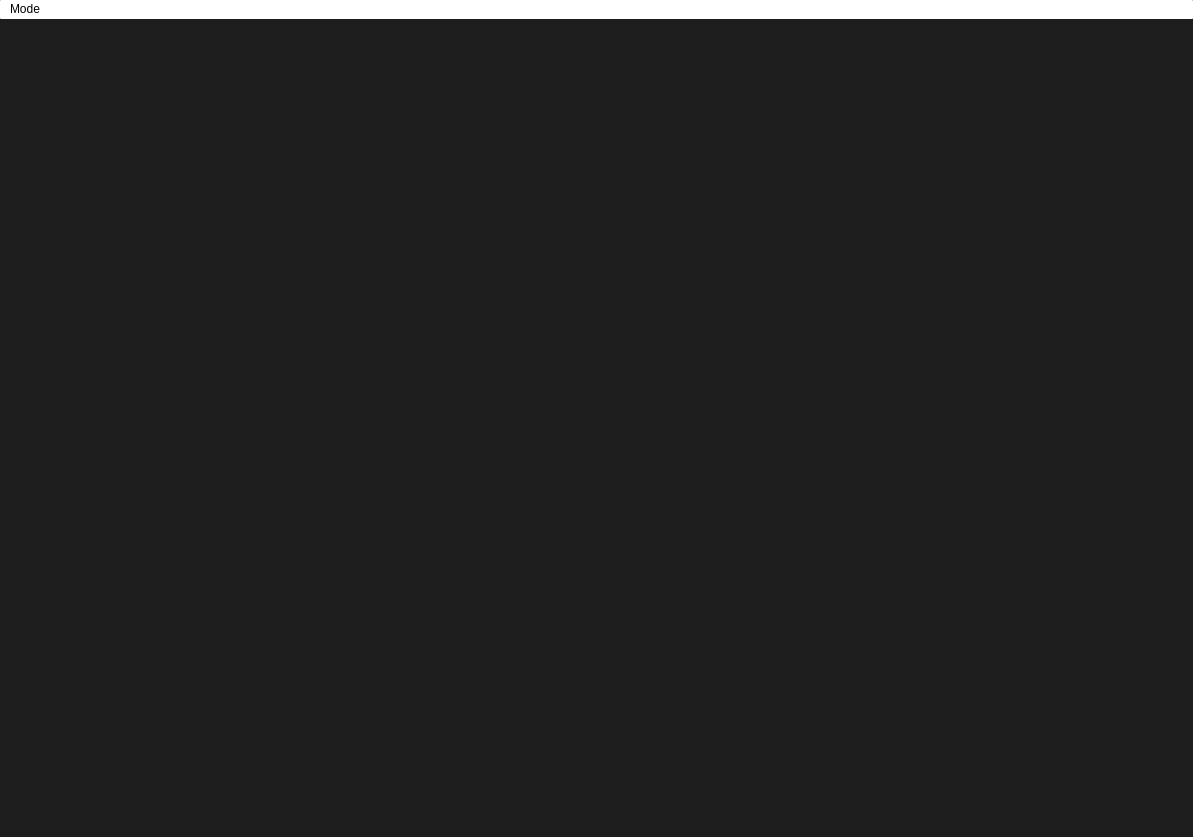
<?xml version="1.0" encoding="UTF-8"?>
<ui version="4.0">
 <class>Projet_BibliothequeClass</class>
 <widget class="QMainWindow" name="Projet_BibliothequeClass">
  <property name="geometry">
   <rect>
    <x>0</x>
    <y>0</y>
    <width>1193</width>
    <height>837</height>
   </rect>
  </property>
  <property name="minimumSize">
   <size>
    <width>898</width>
    <height>621</height>
   </size>
  </property>
  <property name="maximumSize">
   <size>
    <width>1193</width>
    <height>837</height>
   </size>
  </property>
  <property name="windowTitle">
   <string>Projet_Bibliotheque</string>
  </property>
  <property name="styleSheet">
   <string notr="true">QWidget{
background-color: rgb(30, 30, 30)
}
QLabel{
font: italic 8pt &quot;Neometric Italic&quot;;
color: white;
}
QPushButton{
background-color: rgb(45, 45, 48);
border-radius: 3px;
font: italic 8pt &quot;Neometric Italic&quot;;
min-width: 4em;
padding: 3px;
color: white;
}
QPushButton:checked
{
background-color:rgb(63, 63, 70);
}
QPushButton:pressed
{
background-color:rgb(63, 63, 70);
}

QRadioButton{
color: white;
font: italic 8pt &quot;Neometric Italic&quot;;
}
QMenuBar
{
background-color: white;
border-radius: 1px;
border-color: beige;
font: italic 8pt &quot;Neometric Italic&quot;;
color: black;
}
QMenu{
background-color: white;
font: italic 8pt &quot;Neometric Italic&quot;;
color: black;
}
QCheckBox{
color: white;
font: italic 8pt &quot;Neometric Italic&quot;;
}
QLineEdit, QTextEdit, QSpinBox{
background-color: white;
}
QScrollArea QWidget
{   
   background-color: rgb(30, 30, 30);
}</string>
  </property>
  <widget class="QWidget" name="centralWidget">
   <layout class="QVBoxLayout" name="verticalLayout">
    <item>
     <widget class="QProWidg" name="ProWidget" native="true">
      <property name="enabled">
       <bool>true</bool>
      </property>
     </widget>
    </item>
    <item>
     <widget class="QUserWidg" name="UserWidget" native="true"/>
    </item>
   </layout>
  </widget>
  <widget class="QMenuBar" name="menuBar">
   <property name="geometry">
    <rect>
     <x>0</x>
     <y>0</y>
     <width>1193</width>
     <height>22</height>
    </rect>
   </property>
   <widget class="QMenu" name="menuMode">
    <property name="title">
     <string>Mode</string>
    </property>
    <addaction name="actionUtilisateur"/>
    <addaction name="actionProfessionnel"/>
    <addaction name="separator"/>
    <addaction name="actionA_propos_de_Qt"/>
   </widget>
   <addaction name="menuMode"/>
  </widget>
  <widget class="QStatusBar" name="statusBar"/>
  <action name="actionUtilisateur">
   <property name="text">
    <string>Utilisateur</string>
   </property>
  </action>
  <action name="actionProfessionnel">
   <property name="text">
    <string>Professionnel</string>
   </property>
  </action>
  <action name="actionA_propos_de_Qt">
   <property name="text">
    <string>A propos de Qt</string>
   </property>
  </action>
 </widget>
 <layoutdefault spacing="6" margin="11"/>
 <customwidgets>
  <customwidget>
   <class>QProWidg</class>
   <extends>QWidget</extends>
   <header>QProWidg.h</header>
   <container>1</container>
  </customwidget>
  <customwidget>
   <class>QUserWidg</class>
   <extends>QWidget</extends>
   <header>QUserWidg.h</header>
   <container>1</container>
  </customwidget>
 </customwidgets>
 <resources>
  <include location="Projet_Bibliotheque.qrc"/>
 </resources>
 <connections>
  <connection>
   <sender>actionUtilisateur</sender>
   <signal>triggered()</signal>
   <receiver>Projet_BibliothequeClass</receiver>
   <slot>SwitchUser()</slot>
   <hints>
    <hint type="sourcelabel">
     <x>-1</x>
     <y>-1</y>
    </hint>
    <hint type="destinationlabel">
     <x>461</x>
     <y>257</y>
    </hint>
   </hints>
  </connection>
  <connection>
   <sender>actionProfessionnel</sender>
   <signal>triggered()</signal>
   <receiver>Projet_BibliothequeClass</receiver>
   <slot>SwitchPro()</slot>
   <hints>
    <hint type="sourcelabel">
     <x>-1</x>
     <y>-1</y>
    </hint>
    <hint type="destinationlabel">
     <x>461</x>
     <y>257</y>
    </hint>
   </hints>
  </connection>
  <connection>
   <sender>actionA_propos_de_Qt</sender>
   <signal>triggered()</signal>
   <receiver>Projet_BibliothequeClass</receiver>
   <slot>AProposDeQt()</slot>
   <hints>
    <hint type="sourcelabel">
     <x>-1</x>
     <y>-1</y>
    </hint>
    <hint type="destinationlabel">
     <x>448</x>
     <y>310</y>
    </hint>
   </hints>
  </connection>
 </connections>
 <slots>
  <slot>SwitchUser()</slot>
  <slot>SwitchPro()</slot>
  <slot>AProposDeQt()</slot>
 </slots>
</ui>
